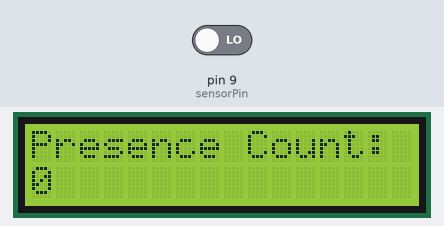
This program was run on a simulated Arduino Uno, built with avr-gcc and run on an emulated ATmega328P. Shown: 16×2 character LCD. The test bench sets the inputs (shaded band); at power-on: pin 9 (sensorPin) LOW.

Above: at 1.2 s.
1.3 s: pin 9 (sensorPin) driven HIGH
At 2.7 s:
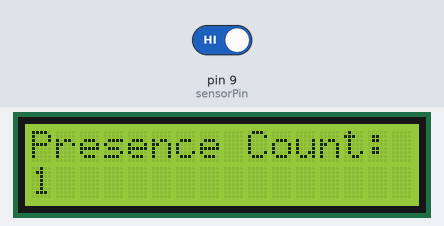
Timing chart, 0 to 4.3 s (numbered marks = the images above; inputs shaded):
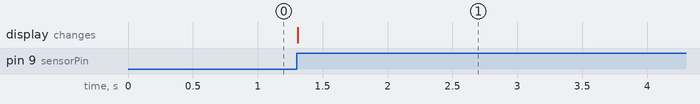

Measured:
- after the input at 1.3 s, the display: changes at once (image 1)

The program:

main.cpp
```cpp
#include <Arduino.h>
#include <Wire.h>
#include <LiquidCrystal_I2C.h>

LiquidCrystal_I2C lcd(0x27, 16, 2);

const short sensorPin = 9;   // Пін датчика руху/присутності (HC-SR501 / RCWL-0516)
int presenceCount = 0;       // Лічильник присутньостей (int замість short для більших значень)
short lastSensorState = LOW; // Попередній стан датчика

unsigned long last_trigger_time = 0;
const unsigned long DEBOUNCE_TIME = 1000; // Мінімальна пауза між зарахуванням подій (1 сек)

void setup()
{
  pinMode(sensorPin, INPUT);

  lcd.init();
  lcd.backlight();

  // Статичний текст
  lcd.setCursor(0, 0);
  lcd.print("Presence Count:");

  lcd.setCursor(0, 1);
  lcd.print(presenceCount);
}

void loop()
{
  unsigned long cur_time = millis();
  short currentSensorState = digitalRead(sensorPin);

  // Фіксуємо ТІЛЬКИ момент появи людини (перехід з LOW в HIGH)
  if (currentSensorState == HIGH && lastSensorState == LOW)
  {
    // Зараховуємо подій лише якщо з моменту останнього заліку минула затримка
    if (cur_time - last_trigger_time >= DEBOUNCE_TIME)
    {
      last_trigger_time = cur_time;
      presenceCount++;

      // Оновлюємо екран без повного стирання (щоб не було мерехтіння)
      lcd.setCursor(0, 1);
      lcd.print(presenceCount);
      lcd.print("        "); // Затираємо залишки старих довгих чисел
    }
  }

  // Оновлюємо стан датчика
  lastSensorState = currentSensorState;
}
```
